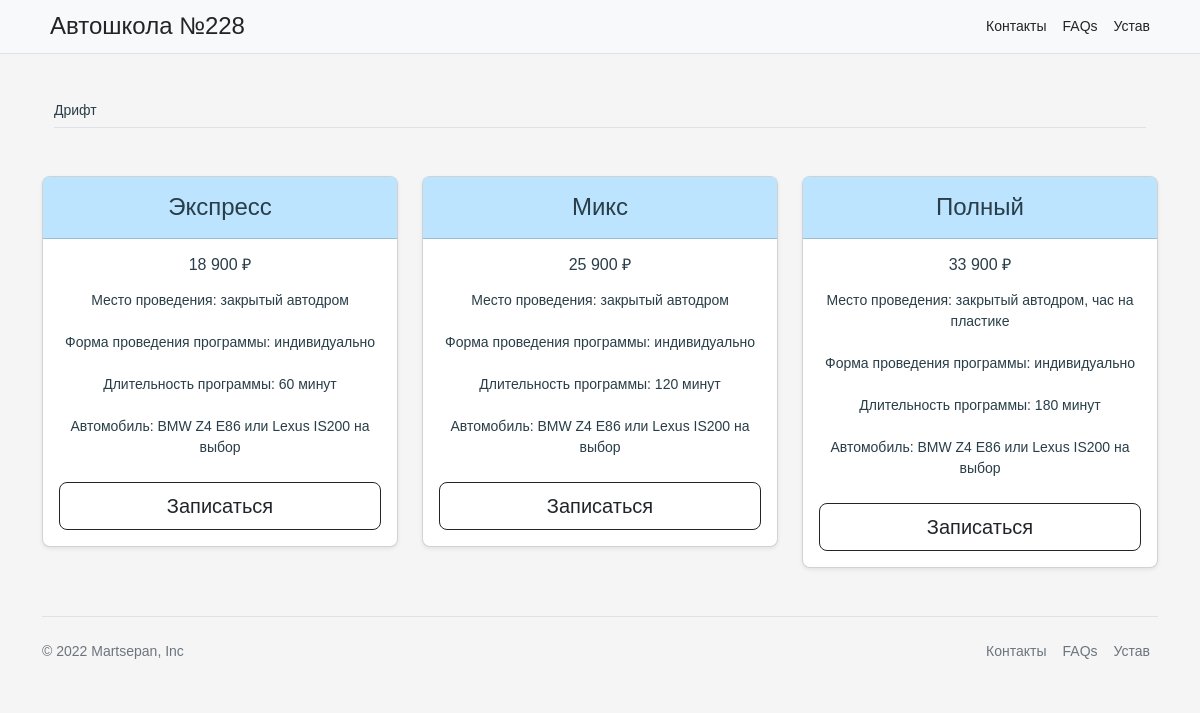
/info/drift/, run on the app's committed database.
### description/models.py (models this page shows, shortened)
class Info(models.Model):
    id = models.CharField('ID', max_length=2, null=False, primary_key=True)
    title = models.CharField('Название', max_length=30, null=True)
    description = models.CharField('Описание', max_length=200, null=True)
    price_min = models.CharField('Минимальная цена', max_length=10, null=True)
    price_mid = models.CharField('Средняя цена', max_length=10, null=True)
    price_high = models.CharField('Максимальная цена', max_length=10, null=True)
    description_min = models.CharField('Описание минимальной', max_length=300, null=True)
    description_mid = models.CharField('Описание средней', max_length=300, null=True)
    description_high = models.CharField('Описание максимальной', max_length=300, null=True)
    class Meta:
        verbose_name = 'Информация'
        verbose_name_plural = 'Информация о категориях'

### description/views.py (the view)
# urls.py: path('drift/', views.drift, name='drift'),
def drift(request):
    info = Info.objects.all()
    context =  {"info": info}
    return render (request, 'description/drift.html' ,context)

### description/templates/description/drift.html (shortened to what this page needs)
{% extends 'description/underbase.html' %}
{% block content %}
{% for item in info %}
{% if item.id == "7" %}
<div class="container px-4 py-5" id="custom-cards">
  <h2 class="pb-2 border-bottom animate__animated animate__bounceIn wow">{{ item.title }}</h2>
</div>
<div class="container">
<div data-wow-delay="0.15s" class="row row-cols-1 row-cols-md-3 mb-3 text-center animate__animated animate__fadeIn wow">
  <div class="col">
    <div class="card mb-4 rounded-3 shadow-sm">
      <div class="card-header py-3" style="background-color: rgb(188, 228, 255);">
        <h4 class="my-0 fw-normal" style="font-size: 24px;">{{ item.description_min }}</h4>
      </div>
      <div class="card-body">
        <h1 class="card-title pricing-card-title" style="font-size: 16px;">{{ item.price_min }}</h1>
        <ul class="list-unstyled mt-3 mb-4">
          <li>Место проведения: закрытый автодром</li><br>
          <li>Форма проведения программы: индивидуально</li><br>
          <li>Длительность программы: 60 минут</li><br>
          <li>Автомобиль: BMW Z4 E86 или Lexus IS200 на выбор</li>
        </ul>
        <button type="button" class="w-100 btn btn-lg btn-outline-dark">Записаться</button>
      </div>
    </div>
  </div>
  <div class="col">
    <div class="card mb-4 rounded-3 shadow-sm">
      <div class="card-header py-3" style="background-color: rgb(188, 228, 255);">
        <h4 class="my-0 fw-normal" style="font-size: 24px;">{{ item.description_mid }}</h4>
      </div>
      <div class="card-body">
        <h1 class="card-title pricing-card-title" style="font-size: 16px;">{{ item.price_mid }}</h1>
        <ul class="list-unstyled mt-3 mb-4">
          <li>Место проведения: закрытый автодром</li><br>
          <li>Форма проведения программы: индивидуально</li><br>
          <li>Длительность программы: 120 минут</li><br>
          <li>Автомобиль: BMW Z4 E86 или Lexus IS200 на выбор</li>
        </ul>
        <button type="button" class="w-100 btn btn-lg btn-outline-dark">Записаться</button>
      </div>
    </div>
  </div>
  <div class="col">
    <div class="card mb-4 rounded-3 shadow-sm ">
      <div class="card-header py-3" style="background-color: rgb(188, 228, 255);">
        <h4 class="my-0 fw-normal" style="font-size: 24px;">{{ item.description_high }}</h4>
      </div>
      <div class="card-body">
        <h1 class="card-title pricing-card-title" style="font-size: 16px;">{{ item.price_high }}</h1>
        <ul class="list-unstyled mt-3 mb-4">
          <li>Место проведения: закрытый автодром, час на пластике</li><br>
          <li>Форма проведения программы: индивидуально</li><br>
          <li>Длительность программы: 180 минут</li><br>
          <li>Автомобиль: BMW Z4 E86 или Lexus IS200 на выбор</li>
        </ul>
        <button type="button" class="w-100 btn btn-lg btn-outline-dark">Записаться</button>
      </div>
    </div>
  </div>
</div>
</div>
    {% endif %}
    {% endfor %}
{% endblock %}

### school/static/school/css/style.css (style rules this page uses)
html, body, div, span, h1, h2, h3, h4, h5, h6, p, em, img, strong, sub, sup, b, u, i, dl, dt, dd, ol, ul, li, fieldset, form, label, table, tbody, tfoot, thead, tr, th, td, article, aside, canvas, details, figcaption, figure, footer, header, hgroup, menu, nav, section, summary, time, mark, audio, video { margin: 0; padding: 0; border: 0; outline: 0; vertical-align: baseline; background: transparent; font-size: 100%; }
body { background-color: whitesmoke; }
li { list-style-type: none; }

### school/static/school/css/home.css (style rules this page uses)
* { box-sizing: border-box; }
body { font-size: 14px; }
.container { margin: auto; position: relative; max-width: auto; }
div { font-size: 14px; color: #293e48; }

### school/static/school/css/faq.css (style rules this page uses)
body { font-family: 'Work Sans', sans-serif; }

### data on the page
Info: title "Дрифт", description_min "Экспресс", price_min "18 900 ₽", description_mid "Микс", price_mid "25 900 ₽", description_high "Полный", price_high "33 900 ₽"
